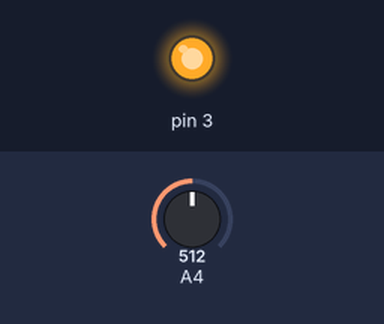
Simulated run of this sketch. Board: Arduino Uno, built with avr-gcc and run on an emulated ATmega328P. Shown: output pins drawn as LEDs (lit = HIGH). Inputs (shaded band) come from the test bench; at power-on: A4 = 512.

Above: at 1.2 s.
1.3 s: A4 set to 495
At 2.5 s:
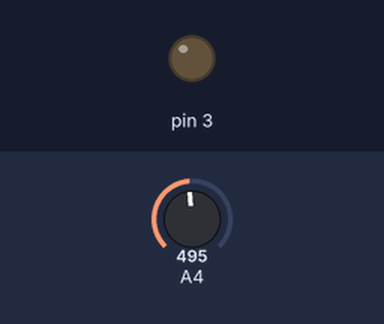
2.8 s: A4 set to 521
At 3.7 s:
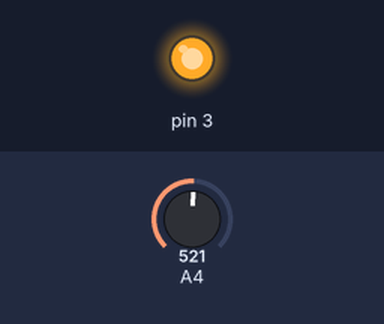
4.3 s: A4 set to 501
At 4.9 s:
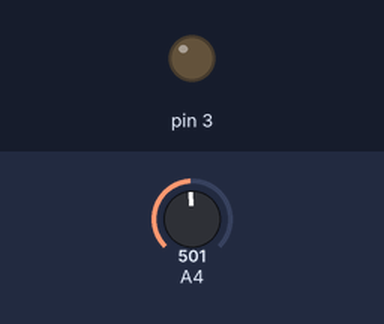
Timing chart, 0 to 7.3 s (numbered marks = the images above; inputs shaded):
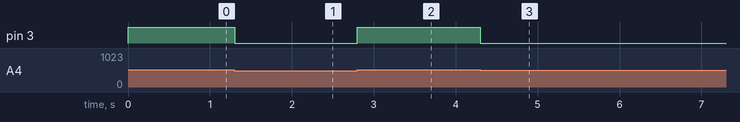

The sketch:

lolo-martin.ino
```cpp
void setup() {
  Serial.begin(9600);
  pinMode(3, OUTPUT);
  pinMode(A4, INPUT);
  analogRead(A4);

}

void loop() {
  if(analogRead(A4) >511){
    digitalWrite(3, HIGH);
    }
    if(analogRead(A4) <511){
    digitalWrite(3, LOW);

    }
}
```

Measured:
- the behaviour switches between 511 and 510 on A4 (found by bisection; images 0 and 1)
- after the input at 1.3 s, pin 3: HIGH → LOW at once
- after the input at 2.8 s, pin 3: LOW → HIGH at once
- after the input at 4.3 s, pin 3: HIGH → LOW at once
